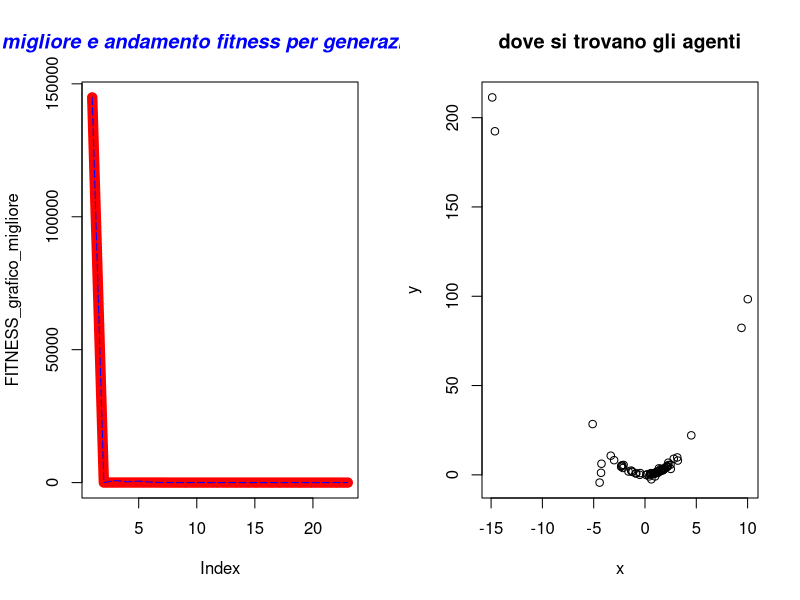

Write the R code that produced this figure.
#  Author Nicola Bernabè ver 1.0 8/11/2021
# the implemented version of the PSO refers to the following Journal: Particle swarm optimization  
#author Riccardo Poli · James Kennedy · Tim Blackwell 
#

#prendo 2 individui che saranno i genitori presi casualmente dalla popolazione
aggiornamento_posizione<-function(Sciame,MAX_DIMENSION_Sciame,j_iterazioni_particelle,C_1,C_2,W,ub,lb,BEST_FITNESS,min_max,FUNZIONE_COSTO){
    
    Sciame[3,j_iterazioni_particelle]<-W*Sciame[3,j_iterazioni_particelle]+C_1*runif(1,  0,1)*(BEST_FITNESS[1]-Sciame[1,j_iterazioni_particelle])+C_2*runif(1,  0,1)*(Sciame[5,j_iterazioni_particelle]-Sciame[1,j_iterazioni_particelle])#vx
    Sciame[4,j_iterazioni_particelle]<-W*Sciame[4,j_iterazioni_particelle]+C_1*runif(1,  0,1)*(BEST_FITNESS[2]-Sciame[2,j_iterazioni_particelle])+C_2*runif(1,  0,1)*(Sciame[6,j_iterazioni_particelle]-Sciame[2,j_iterazioni_particelle])#vy
    Sciame[1,j_iterazioni_particelle]<-Sciame[1,j_iterazioni_particelle]+Sciame[3,j_iterazioni_particelle]
    Sciame[2,j_iterazioni_particelle]<-Sciame[2,j_iterazioni_particelle]+Sciame[4,j_iterazioni_particelle]
    
    if(Sciame[1,j_iterazioni_particelle]>ub[1]){
        Sciame[1,j_iterazioni_particelle]<-ub[1]
    }
    if(Sciame[1,j_iterazioni_particelle]<lb[1]){
        Sciame[1,j_iterazioni_particelle]<-lb[1]
    }
    if(Sciame[2,j_iterazioni_particelle]>ub[2]){
        Sciame[2,j_iterazioni_particelle]<-ub[2]
    }
    if(Sciame[2,j_iterazioni_particelle]<lb[2]){
        Sciame[2,j_iterazioni_particelle]<-lb[2]
    }
    fitness<-FUNZIONE_COSTO(Sciame[1,j_iterazioni_particelle],Sciame[2,j_iterazioni_particelle])
    if(fitness<Sciame[7,j_iterazioni_particelle] && min_max==-1){#minimizzare
        Sciame[7,j_iterazioni_particelle]<-fitness
        Sciame[5,j_iterazioni_particelle]<- Sciame[1,j_iterazioni_particelle]
        Sciame[6,j_iterazioni_particelle]<- Sciame[2,j_iterazioni_particelle]
    }else if(fitness>Sciame[7,j_iterazioni_particelle] && min_max==1){#massimizzare
        Sciame[7,j_iterazioni_particelle]<-fitness
        Sciame[5,j_iterazioni_particelle]<- Sciame[1,j_iterazioni_particelle]
        Sciame[6,j_iterazioni_particelle]<- Sciame[2,j_iterazioni_particelle]
    }
    Sciame[8,j_iterazioni_particelle]<-fitness

    return(Sciame)
}

#aggiorni migliore fitness
aggiorna_fitness<-function(BEST_FITNESS,Migliore_fitness_generazione){
            BEST_FITNESS[1]<-Migliore_fitness_generazione[1]
            BEST_FITNESS[2]<-Migliore_fitness_generazione[2]
            BEST_FITNESS[3]<-Migliore_fitness_generazione[3]
    return(BEST_FITNESS)


}

#scorro su tutti gli individui e cerco il fitneess migliore
controllo_migliore_fitness<-function(Sciame,min_max){
    BEST_FITNESS<-c(Sciame[1,1],Sciame[2,1],Sciame[7,1])
    for(i in 2:dim(Sciame)[2]) {
        #message("controllo best ",BEST_FITNESS[3]," ",Sciame[7,i])
        if(BEST_FITNESS[3]>Sciame[8,i] && min_max==-1){#ricordo che la riga 8 è fitness corrente
            BEST_FITNESS[1]<-Sciame[1,i]#x corrente
            BEST_FITNESS[2]<-Sciame[2,i]#y corrente
            BEST_FITNESS[3]<-Sciame[8,i]#fitess corrente

        }else if(BEST_FITNESS[3]<Sciame[8,i]  && min_max==1){
            BEST_FITNESS[1]<-Sciame[1,i]#x corrente
            BEST_FITNESS[2]<-Sciame[2,i]#y corrente
            BEST_FITNESS[3]<-Sciame[8,i]#fitess corrente


        }


    }
    return(c(BEST_FITNESS[1],BEST_FITNESS[2],BEST_FITNESS[3]))
}






#inizializzo la matrice
inizializzazione<-function(ub, lb,MAX_UNKNOWNS,MAX_DIMENSION_Sciame,W,FUNZIONE_COSTO){
    Sciame<-matrix(1:1,nrow <- (MAX_UNKNOWNS*3)+2, ncol <- MAX_DIMENSION_Sciame)#oltre alla x e y ci aggiungo le 2 velocità, poi anche le x e y migliori della particella anche la fitness migliore della particella e quella corrente
    numero_casuale_x<-1
    numero_casuale_y <-1
    for(i in 1:dim(Sciame)[2]) {
        numero_casuale_x <- runif(1, lb[1],ub[1] )
        numero_casuale_y <- runif(1,  lb[2],ub[2])
        Sciame[1,i] <-numero_casuale_x
        Sciame[2,i] <-numero_casuale_y
        Sciame[3,i]<-W
        Sciame[4,i]<-W
        Sciame[5,i]<-Sciame[1,i]#migliore della particella x
        Sciame[6,i]<-Sciame[2,i]#migliore della particella y
        Sciame[7,i] <-FUNZIONE_COSTO(Sciame[1,i],Sciame[2,i])#usero solo per una volta questa fitness per calcolare la velocità sia per soluzione relativa migliore alla particella,sia per soluzione globale
        Sciame[8,i] <-FUNZIONE_COSTO(Sciame[1,i],Sciame[2,i])#fitness corrente
    }

    return (Sciame)
}
aggiorno_file_individui<-function(Sciame,MAX_DIMENSION_Sciame,generazione){
                individuo<-c()
                x<-c()
                y<-c()
                fitness<-c()
                for(i in 1:MAX_DIMENSION_Sciame) {
                    x<-c(x,Sciame[1,i])
                    y<-c(y,Sciame[2,i])
                    fitness<-c(fitness,Sciame[3,i])
                    
                    }
            df<-data.frame(x,y,fitness)
            #nome_file<-"generazione"+generazione+".cvs"
            nome_file = paste("PSO generazione ",generazione,".txt",sep="")
            #write.csv(df, file=nome_file,sep=";",row.names=FALSE)
            write.table(df, file= nome_file,sep=";",row.names=FALSE)
            }

mainPSO<-function(ub,lb,MAX_UNKNOWNS,MAX_DIMENSION_Sciame,Generazioni,STAZIONARIETA,min_max,stampo_generazione,precisione,C_1,C_2,W,FUNZIONE_COSTO){
    

    
    Sciame<-inizializzazione(ub, lb,MAX_UNKNOWNS,MAX_DIMENSION_Sciame,W,FUNZIONE_COSTO)#inizializzo la popolazione
    BEST_FITNESS<-controllo_migliore_fitness(Sciame,min_max)
    FITNESS_grafico_migliore<-c()
    FITNESS_grafico_migliore_generazione<-c()
    #iterazioni calcolo per trovare il minimo
    indice_stazionarieta<-0#aumenta ad ogni generazione
    n_generazioni<-0

 

    for(i in 1:Generazioni){
        n_generazioni<-i
        for(j_iterazioni_particelle in 1:MAX_DIMENSION_Sciame){#muovo tutte le particelle una volta
            Sciame<-aggiornamento_posizione(Sciame,MAX_DIMENSION_Sciame,j_iterazioni_particelle,C_1,C_2,W,ub,lb,BEST_FITNESS,min_max,FUNZIONE_COSTO)
        }
        Migliore_fitness_generazione<-controllo_migliore_fitness(Sciame,min_max)
        
        #print(Migliore_fitness_generazione)
        if(Migliore_fitness_generazione[3]<BEST_FITNESS[3]  && min_max==-1){#minimizzo
            BEST_FITNESS<-aggiorna_fitness(BEST_FITNESS,Migliore_fitness_generazione)
            indice_stazionarieta=0#ritorno a 0 la stazionarietà
            message("migliore soluzione-> x ",BEST_FITNESS[1]," y ",BEST_FITNESS[2]," fitness ",BEST_FITNESS[3])
        }else if(Migliore_fitness_generazione[3]>BEST_FITNESS[3]  && min_max==1){#minimizzo
            BEST_FITNESS<-aggiorna_fitness(BEST_FITNESS,Migliore_fitness_generazione)
            indice_stazionarieta=0#ritorno a 0 la stazionarietà
            message("migliore soluzione-> x ",BEST_FITNESS[1]," y ",BEST_FITNESS[2]," fitness ",BEST_FITNESS[3])
        }
        FITNESS_grafico_migliore<-c(FITNESS_grafico_migliore,BEST_FITNESS[3])
        FITNESS_grafico_migliore_generazione<-c(FITNESS_grafico_migliore_generazione,Migliore_fitness_generazione[3])

        if(indice_stazionarieta>=STAZIONARIETA){
            message("troppo stazionaria ","generazione-> ",i," stazionario->",indice_stazionarieta)
            aggiorno_file_individui(Sciame,MAX_DIMENSION_Sciame,i)
            break
        }else{
            indice_stazionarieta=indice_stazionarieta+1
        }
        if((i%%stampo_generazione)==0){#stampo così so che sta facendo qualcosa
        
            message("generazione-> ",i," stazionario->",indice_stazionarieta)
            aggiorno_file_individui(Sciame,MAX_DIMENSION_Sciame,i)

        }
        if(BEST_FITNESS[3]<precisione && min_max==-1){
            message("finito algoritmo PSO, sono riuscito ad avere una soluzione molto buona ed è ",BEST_FITNESS[3]," alla generazione-> ",i)
            aggiorno_file_individui(Sciame,MAX_DIMENSION_Sciame,i)
            break
        }else if(BEST_FITNESS[3]>precisione && min_max==1){
            message("finito algoritmo PSO, sono riuscito ad avere una soluzione molto buona ed è ",BEST_FITNESS[3]," alla generazione-> ",i)
            aggiorno_file_individui(Sciame,MAX_DIMENSION_Sciame,i)
            break
        }
    }
    windows()
    par(mfrow=c(1,2))
    plot(FITNESS_grafico_migliore, type="l", col="red",lwd=10)
    lines(FITNESS_grafico_migliore_generazione, type="l", col="blue",lty=5)
    title(main="migliore e andamento fitness per generazione", col.main="blue", font.main="4")
    
    x_particelle<-c()
    y_particelle<-c()
    for(x_y in 1:MAX_DIMENSION_Sciame){
        x_particelle<-c(x_particelle,Sciame[5,x_y])
        y_particelle<-c(y_particelle,Sciame[6,x_y])

    }

    plot(x_particelle, y_particelle, xlab="x",ylab="y", main="dove si trovano gli agenti") 

BEST_FITNESS<-list(BEST_FITNESS,"PSO",n_generazioni)
 return(BEST_FITNESS)
}


#riesco a trovare la soluzione con questi intervalli 
#ub<-c(1000000000,1000000000)  # upper bound of the unknowns
#lb<-c(-1000000000,-1000000000)  #lower bound of the unknowns
#W=0.3

#milione
#ub<-c(1000000,1000000)  # upper bound of the unknowns
#lb<-c(-1000000,-1000000)  #lower bound of the unknowns
#W=0.3

#ub<-c(10000,10000)  # upper bound of the unknowns
#lb<-c(-10000,-10000)  #lower bound of the unknowns
#W=0.1

#ub<-c(100,100)  # upper bound of the unknowns
#lb<-c(-100,-100)  #lower bound of the unknowns
ub<-c(512,512)  
lb<-c(-512,-512)
#ub<-c(5,5)  # upper bound of the unknowns
#lb<-c(-5,-5)  #lower bound of the unknowns
#ub<-c(20,20)  # upper bound of the unknowns
#lb<-c(-20,-20)  #lower bound of the unknowns
W=0.2
MAX_UNKNOWNS<-2  #numero variabili
MAX_DIMENSION_Sciame<-100#dimensione popolazione
Generazioni<-1000000
STAZIONARIETA<-10000
min_max<--1#-1 minimizzo,1 massimizzo
stampo_generazione<-5000
#massimizzo
#precisione<-11.99999999#Parabolic Function
#precisione<-79.9999#rastrigin function 
#precisione<-415.2384791312#Parabolic Function

#minimizzo
precisione<-0.001#
#precisione<--0.999999#Easom function
#precisione<-0.2925789999#Schaffer function N. 4 f(0,+-1.25313)=0.292579
#precisione<--0.999999#per funzioni con minimo negativo
#precisione<--959.6406#Eggholder function   f(512,404.2319)=-959.6407   i domini x e y   ub<-c(512,512)  lb<-c(-512,-512)
#precisione<--2.06261 #CROSS-IN-TRAY FUNCTION
C_1<-2#forza attrazione cognitiva
C_2<-2#forza attrazione sociale


FUNZIONE_COSTO<-function(x,y){
    z<-(100*(y-(x)^2)^2)+(1-x)^2#FUNZIONE_COSTO banana  f(1,1)=0
    #z<-((1-x)^2)+100*((y-x^2))^2#Rosenbrock function constrained with a cubic and a line  sol f(1,1)=0
    #z<-(1.5-x+x*y)^2+(2.25-x+x*y^2)^2+(2.625-x+x*y^3)^2#Beale function f(3,0.5)=0
    #z<-0.26*(x^2+y^2)-0.48*x*y#Matyas function f(0,0)=0
    #z<-(sin(3*pi*x))^2+(x-1)^2*(1+sin(3*pi*y))+(y-1)^2*(1+(sin(2*pi*y))^2)#Lévi function N.13  f(1,1)=0
    #z<-0.5+((sin(x^2-y^2))^2-0.5)/(1+0.001*(x^2+y^2))^2#Schaffer function N. 2  f(0,0)=0
    #z<-2*x^2-1.05*x^4+(x^6/6)+x*y+y^2#THREE-HUMP CAMEL FUNCTION xi  [-5, 5]  f(0,0)=0
    #z<-100*sqrt(abs(y-0.01*x^2))+0.01*abs(x+10)#Bukin function N.6 f(-10,1)=0
    #z<--20*exp(-0.2*sqrt((1/2)*(x*x+y*y)))-exp(1/2*((cos(2*pi*x)+cos(2*pi*y))))+20+exp(1)#ACKLEY FUNCTION xi  [-32.768, 32.768]  f(0,0)=0


    #z<-0.5+(((cos(sin(abs(x^2-y^2))))^2 - 0.5)/((1 + 0.001*(x^2+y^2))^2))#Schaffer function N. 4 f(0,+-1.25313)=0.292579

    #con minimo negativo
    #z<--0.0001*(abs((sin(x)*sin(y)*exp(abs(100 - sqrt(x^2+y^2)/pi))))+1)^0.1#CROSS-IN-TRAY FUNCTION  xi  [-10, 10]  f(1.3491,-1.3491 | 1.3491,1.3491 | -1.3491,1.3491)=-2.06261
    #z<--cos(x)*cos(y)*exp(-((x-pi)^2+(y-pi)^2))#Easom function f(pi,pi)=-1  mettere precisione -0.999999
    
    #z<--(y+47)*sin(sqrt(abs(x/2+(y+47))))-x*sin(sqrt(abs(x-(y+47))))#Eggholder function   f(512,404.2319)=-959.6407    
    #precisione<--959.6406999
    #ub<-c(512,512)  
    #lb<-c(-512,-512)


    #massimizzare
    #z<-12-(x^2+y^2)/100 #Parabolic Function  f(0,0)=12 non so ma il massimo è 12
    #z<-80-(20+x^2+y^2-10*(cos(2*pi*x)+cos(2*pi*y)))#rastrigin function f(0,0)=80
    #z<-275-((x^4-16*x^2+5*x*0.5)+(y^4-16*y^2+5*y*0.5)+3)#Styblinski Function f(-2.8667,-2.8667)=414.23847913
    return (z)
}

soluzione<-mainPSO(ub,lb,MAX_UNKNOWNS,MAX_DIMENSION_Sciame,Generazioni,STAZIONARIETA,min_max,stampo_generazione,precisione,C_1,C_2,W,FUNZIONE_COSTO)
#print(soluzione)

algoritmo<-c(soluzione[[2]][1])
x<-c(soluzione[[1]][1])
y<-c(soluzione[[1]][2])
fitness<-c(soluzione[[1]][3])
generazioni_soluzione<-c(soluzione[[3]][1])
df<-data.frame(algoritmo,x,y,fitness,generazioni_soluzione)
write.table(df, file="soluzione PSO.txt",sep=";",row.names=FALSE)
